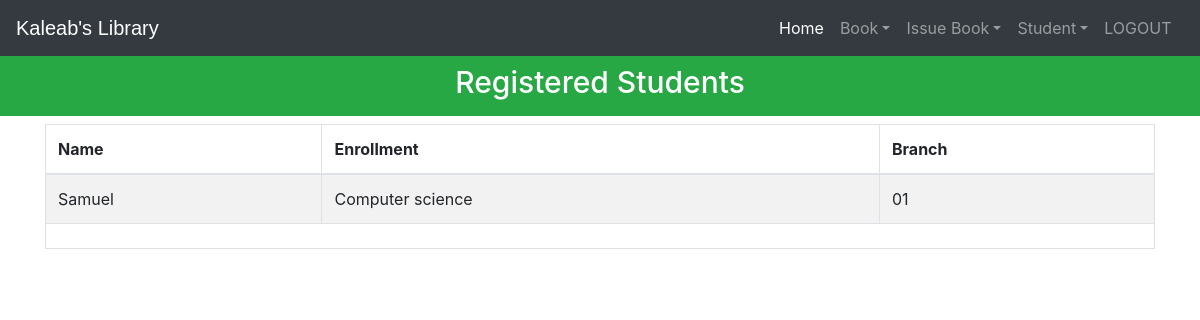
Page /viewstudent (signed in) on the earlier database version.
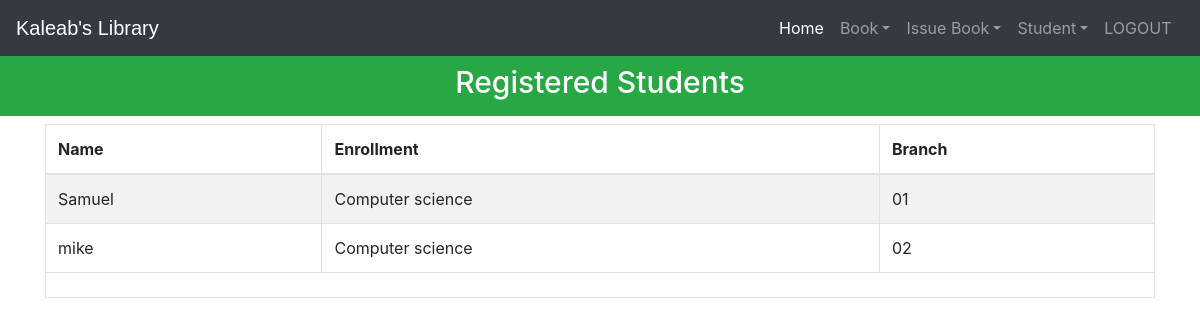
Same page on the later database version.
### library/models.py (models this page shows, shortened)
class StudentExtra(models.Model):
    user=models.OneToOneField(User,on_delete=models.CASCADE)
    enrollment = models.CharField(max_length=40)
    branch = models.CharField(max_length=40)
    @property
    def get_name(self):
        return self.user.first_name

### library/views.py (the view)
# urls.py: path('viewstudent', views.viewstudent_view),
@login_required(login_url='adminlogin')
@user_passes_test(is_admin)
def viewstudent_view(request):
    students=models.StudentExtra.objects.all()
    return render(request,'library/viewstudent.html',{'students':students})

### library/views.py (called while the page is built)
def is_admin(user):
    return user.groups.filter(name='ADMIN').exists()

### templates/library/viewstudent.html (shortened to what this page needs)
<!DOCTYPE html>
<html lang="en" dir="ltr">
  <head>
  </head>
  <body>
    {% include "library/navbaradmin.html" %}
    <br>
    <br>
    <h3 class="p-3 mb-2 bg-success text-white" style = 'font-size: 30px;text-align:center;'>Registered Students</h3>
    {% if students%}
<div class="container">
  <table class="table table-hover table-condensed table-striped table-bordered">
    <thead>
    <tr>
    <th>Name</th>
    <th>Enrollment</th>
    <th>Branch</th>
    </tr>
    </thead>
    <tfoot>
    <tr>
    <td colspan="3">
    </td>
    </tr>
    </tfoot>
    <tbody>
      {% for s in students %}
        <tr>
          <td>{{s.get_name}}</td>
          <td>{{s.enrollment}}</td>
          <td>{{s.branch}}</td>
        </tr>
      {% endfor %}
    </tbody>
    </table>
</div>
{%else%}
<h1> No Student Registered in Library</h1>
{%endif%}
<br><br><br><br><br><br>
<br><br><br>
  {% include "library/footer.html" %}
  </body>
</html>

Differences in the rows shown:
added StudentExtra: get_name "mike", enrollment "Computer science", branch "02"
